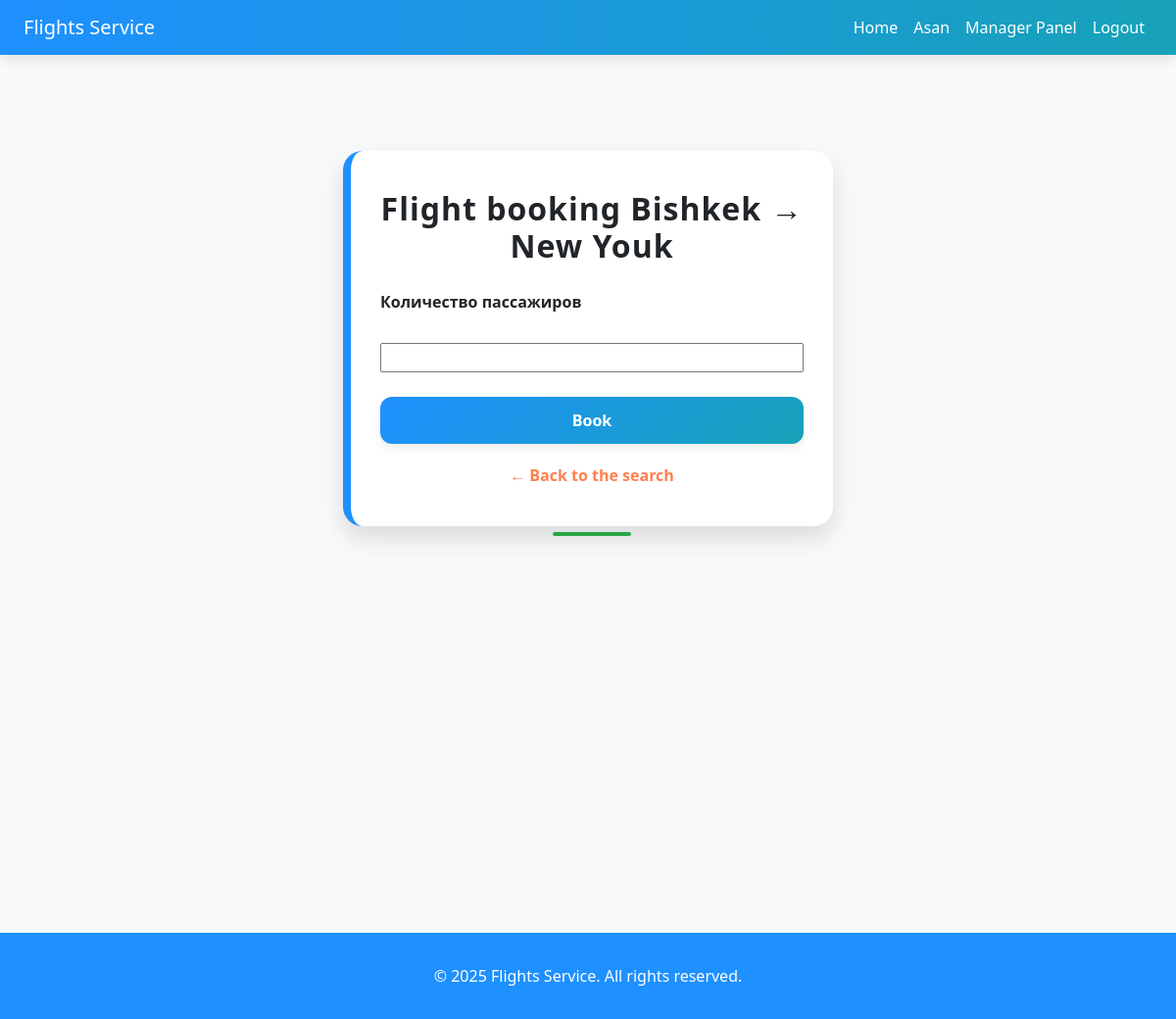
Page /flight/15/book/ (signed in) on the committed database.
### flights/models.py (models this page shows, shortened)
class User(AbstractUser):
    is_manager = models.BooleanField(default=False)
    ROLE_CHOICES = [
        ("admin", "Admin"),
        ("manager", "Manager"),
        ("customer", "Customer"),
    ]
    role = models.CharField(max_length=20, choices=ROLE_CHOICES, default="customer")

class Flight(models.Model):
    company = models.ForeignKey(Company, on_delete=models.CASCADE, related_name="flights")
    origin = models.CharField(max_length=100)
    destination = models.CharField(max_length=100)
    departure_time = models.DateTimeField()
    arrival_time = models.DateTimeField()
    duration = models.DurationField()
    stops = models.PositiveIntegerField(default=0)
    price = models.DecimalField(max_digits=10, decimal_places=2)
    seats_total = models.PositiveIntegerField()
    seats_available = models.PositiveIntegerField()
    is_active = models.BooleanField(default=True)
    ECONOMY = 'economy'
    COMFORT = 'comfort'
    BUSINESS = 'business'
    FLIGHT_CLASSES = [
        (ECONOMY, 'Economy'),
        (COMFORT, 'Comfort'),
        (BUSINESS, 'Business'),
    ]
    flight_class = models.CharField(max_length=10, choices=FLIGHT_CLASSES, default=ECONOMY)
    return_flight = models.ForeignKey(
        'self', null=True, blank=True, on_delete=models.SET_NULL, related_name='return_of'
    )

### flights/views.py (the view)
# urls.py: path("flight/<int:flight_id>/book/", views.create_booking, name="create_booking"),
@login_required
def create_booking(request, flight_id):
    flight = get_object_or_404(Flight, id=flight_id)
    if request.method == 'POST':
        form = BookingForm(request.POST)
        if form.is_valid():
            passengers_count = form.cleaned_data['passengers_count']
            if passengers_count > flight.seats_available:
                messages.error(request, f"На рейсе осталось только {flight.seats_available} мест.")
                return redirect('flight_detail', pk=flight.id)
            booking = Booking.objects.create(
                user=request.user,
                flight=flight,
                passengers_count=passengers_count,
                total_price=flight.price * passengers_count,
                status='PENDING'
            )
            flight.seats_available -= passengers_count
            flight.save()
            messages.success(request, "Бронирование успешно создано!")
            return redirect('checkout_booking', booking_id=booking.id)
    else:
        form = BookingForm()
    return render(request, 'flights/create_booking.html', {'form': form, 'flight': flight})

### flights/forms.py
class BookingForm(forms.Form):
    passengers_count = forms.IntegerField(min_value=1, label="Количество пассажиров")

### templates/flights/create_booking.html (shortened to what this page needs)
{% extends "base.html" %}
{% block content %}
<div style="min-height: 100vh; background-color: #F8F9FA; display: flex; justify-content: center; align-items: flex-start; padding: 50px 20px;">
    <div style="
        background-color: white;
        border-radius: 20px;
        box-shadow: 0 12px 25px rgba(0,0,0,0.12);
        max-width: 500px;
        width: 100%;
        padding: 40px 30px;
        position: relative;
        border-left: 8px solid #1E90FF;
        transition: transform 0.3s ease;
    " onmouseover="this.style.transform='translateY(-5px)';" onmouseout="this.style.transform='translateY(0)';">
        <h2 style="
            text-align: center;
            color: #212529;
            margin-bottom: 25px;
            font-weight: 700;
            letter-spacing: 1px;
        ">Flight booking {{ flight.origin }} → {{ flight.destination }}</h2>
        <form method="post" style="display: flex; flex-direction: column; gap: 25px;">
            <label for="{{ form.passengers_count.id_for_label }}" style="
                font-weight: 600;
                color: #212529;
                margin-bottom: 5px;
            ">{{ form.passengers_count.label }}</label>
            {{ form.passengers_count }}
            <button type="submit" style="
                background: linear-gradient(135deg, #1E90FF, #17A2B8);
                color: white;
                font-weight: 600;
                padding: 12px 0;
                border: none;
                border-radius: 12px;
                cursor: pointer;
                transition: all 0.3s ease;
                box-shadow: 0 4px 10px rgba(0,0,0,0.08);
            "
            onmouseover="this.style.background='linear-gradient(135deg, #138496, #1C86EE)'; this.style.transform='scale(1.05)';"
            onmouseout="this.style.background='linear-gradient(135deg, #1E90FF, #17A2B8)'; this.style.transform='scale(1)';">
                Book
            </button>
        </form>
        <div style="margin-top: 20px; text-align: center;">
            <a href="{% url 'landing' %}" style="
                text-decoration: none;
                color: #FF7F50;
                font-weight: 600;
                transition: all 0.3s ease;
            "
            onmouseover="this.style.color='#FF6347'; text-decoration: underline;"
            onmouseout="this.style.color='#FF7F50'; text-decoration: none;">
                ← Back to the search
            </a>
        </div>
        <div style="
            position: absolute;
            bottom: -10px;
            left: 50%;
            transform: translateX(-50%);
            width: 80px;
            height: 4px;
            border-radius: 4px;
            background: #28A745;
        "></div>
    </div>
</div>
{% endblock %}

### templates/base.html (shortened to what this page needs)
<!DOCTYPE html>
<html lang="ru">
<head>
    <link href="https://cdn.jsdelivr.net/npm/bootstrap@5.3.2/dist/css/bootstrap.min.css" rel="stylesheet">
</head>
<body>
<nav class="navbar navbar-expand-lg navbar-dark px-4">
    <a class="navbar-brand" href="{% url 'landing' %}">Flights Service</a>
    <div class="collapse navbar-collapse">
        <ul class="navbar-nav ms-auto">
            <li class="nav-item"><a class="nav-link" href="{% url 'landing' %}">Home</a></li>
            {% if user.is_authenticated %}
                <li class="nav-item"><a class="nav-link" href="{% url 'user_bookings' %}">{{ user.username }}</a></li>
                {% if user.is_superuser %}
                    <li class="nav-item">
                        <a class="btn btn-warning nav-link text-dark" href="{% url 'admin:index' %}">Admin Panel</a>
                    </li>
                    <li class="nav-item">
                        <a class="btn btn-success nav-link text-dark" href="{% url 'statistics' %}">Statistics</a>
                    </li>
                {% elif user.is_manager %}
                    <li class="nav-item"><a class="btn btn-info nav-link text-dark" href="{% url 'manager_dashboard' %}">Manager Panel</a></li>
                {% endif %}
                <li class="nav-item"><a class="nav-link" href="{% url 'logout' %}">Logout</a></li>
            {% else %}
                <li class="nav-item"><a class="nav-link" href="{% url 'login' %}">Login</a></li>
                <li class="nav-item"><a class="nav-link" href="{% url 'register' %}">Register</a></li>
            {% endif %}
        </ul>
    </div>
</nav>
<div class="container my-5">
    {% block content %}
    {% endblock %}
</div>
<footer>
    &copy; 2025 Flights Service. All rights reserved.
</footer>
</body>
</html>

### templates/base.html (style rules this page uses)
:root { --primary: #1E90FF; --secondary: #FF7F50; --bg: #F8F9FA; --text-primary: #212529; --text-secondary: #6C757D; --error: #DC3545; --success: #28A745; --info: #17A2B8; --neutral: #E9ECEF; }
body { background-color: var(--bg); color: var(--text-primary); font-family: 'Segoe UI', Tahoma, Geneva, Verdana, sans-serif; }
.navbar { background: linear-gradient(90deg, var(--primary), var(--info)); box-shadow: 0 4px 12px rgba(0,0,0,0.1); }
.nav-link, .navbar-brand { color: white !important; font-weight: 500; transition: color 0.3s; }
h1, h2, h3, h4 { color: var(--text-primary); font-weight: 700; }
a { transition: color 0.3s; }
footer { background-color: var(--primary); color: white; padding: 2rem 0; text-align: center; }

### rows in the picture
User: username "Asan"
Flight: origin "Bishkek", destination "New Youk"
